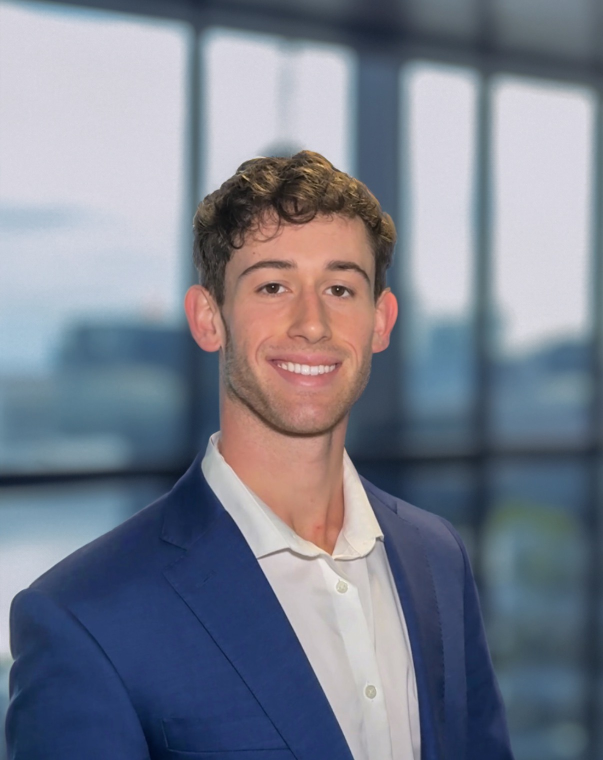
#> input picture src/assets/profile/bruce-gale-portrait.jpg, 1206 x 1520 px (shown at 1/2 size)
$ python make-social-card.py
#> lines starting #> are read from the running program, lines starting #| are printed output that depends on the picture; after the words box and inside, x2 and y2 are one past the last pixel; in counts of white or black regions, pixels touching at a corner belong together
"""
Generates public/social-card.jpg, the default link-preview image (1200x630).

Re-run after changing the portrait or the profile line:
    python3 scripts/make-social-card.py

Requires Pillow and the Inter font family (system install or set INTER_DIR).
Text here must match verified facts in src/site.config.ts.
"""
import os
from PIL import Image, ImageDraw, ImageFont

ROOT = os.path.dirname(os.path.dirname(os.path.abspath(__file__)))
PORTRAIT = os.path.join(ROOT, "src/assets/profile/bruce-gale-portrait.jpg")
OUT = os.path.join(ROOT, "public/social-card.jpg")
FONTS = os.environ.get("INTER_DIR", "/usr/share/fonts/opentype/inter")

NAME = "Bruce Gale"
LINE_1 = "Business Analytics"
LINE_2 = "Auburn University Honors College"
LINE_3 = "Minor in Marketing"
DOMAIN = "brucehgale.com"

BG = (247, 245, 240)
TEXT = (27, 30, 35)
MUTED = (86, 92, 102)
ACCENT = (36, 66, 122)
BORDER = (228, 223, 213)

W, H = 1200, 630
S = 2  # draw at 2x, then downsample for smooth edges


def font(name, size):
    return ImageFont.truetype(os.path.join(FONTS, name), size * S)


card = Image.new("RGB", (W * S, H * S), BG)
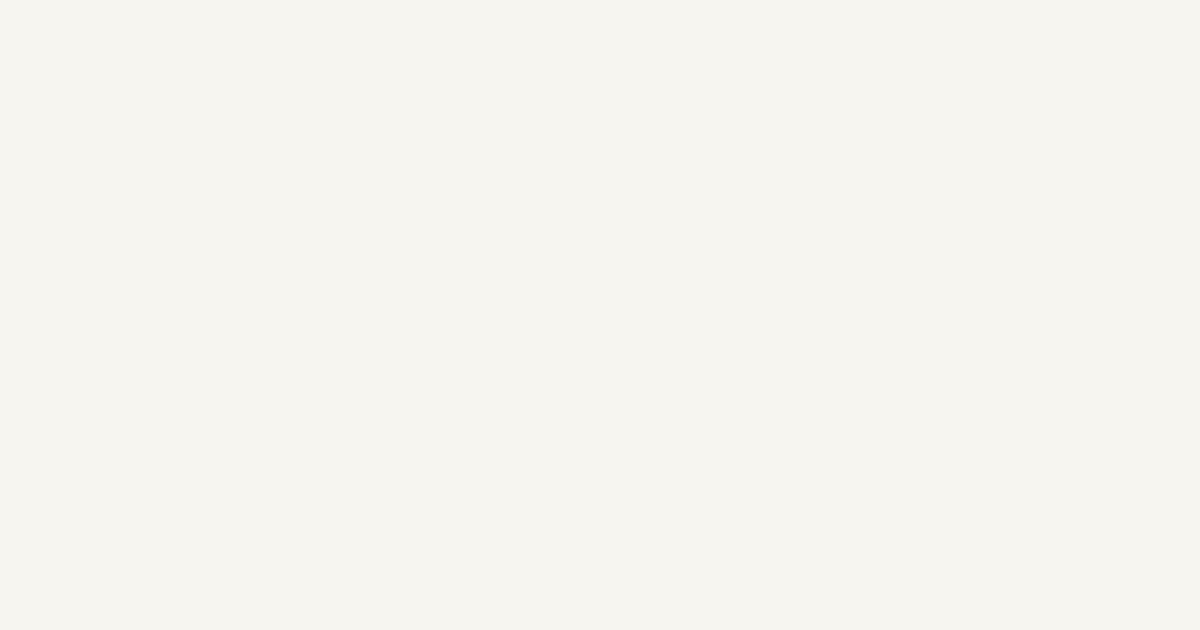
#> card: PIL image 2400x1260 RGB (shown at 1/2 size); mean R, G, B 247, 245, 240
draw = ImageDraw.Draw(card)

# Portrait on the right, 4:5, rounded corners.
pw, ph = 400, 500
px, py = W - pw - 72, (H - ph) // 2
portrait = Image.open(PORTRAIT).convert("RGB")
#> portrait is the input picture: PIL image 1206x1520 RGB; mean R, G, B 121.6, 127.4, 141.6
src_w, src_h = portrait.size
#> src_w = 1206; src_h = 1520
crop_h = int(src_w * ph / pw)
#> crop_h = 1507
top = max(0, min(src_h - crop_h, int(src_h * 0.12)))
#> top = 13
portrait = portrait.crop((0, top, src_w, top + crop_h)).resize((pw * S, ph * S), Image.LANCZOS)
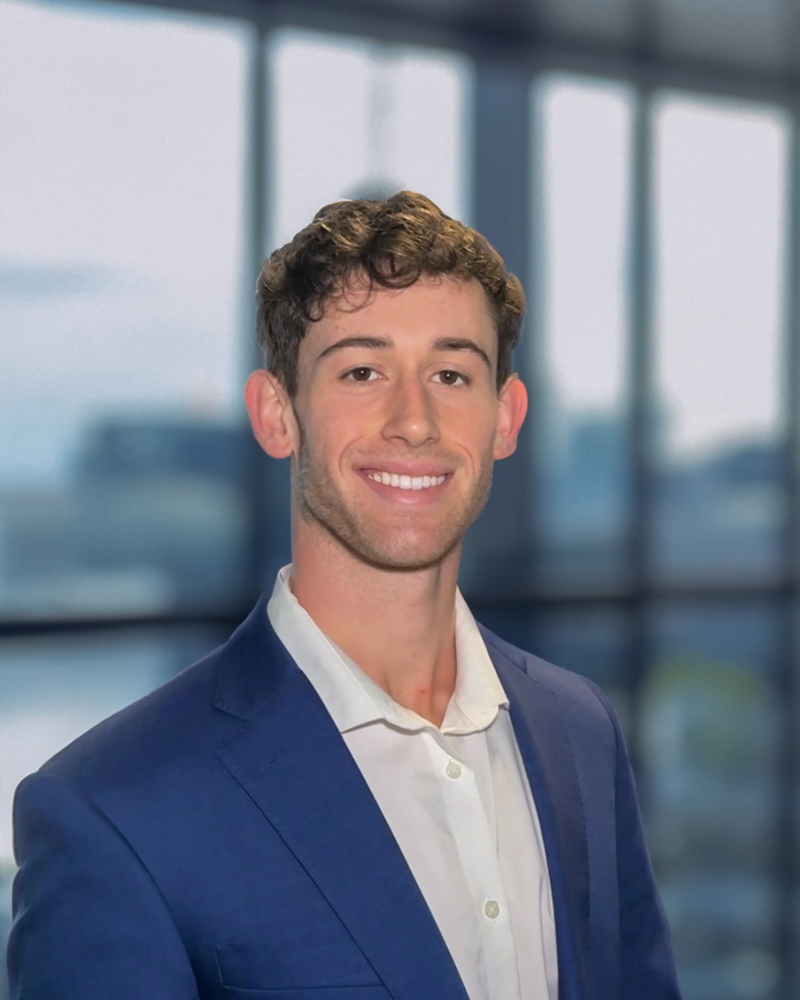
#> portrait: PIL image 800x1000 RGB; mean R, G, B 121.9, 127.7, 142
mask = Image.new("L", (pw * S, ph * S), 0)
#> mask: PIL image 800x1000 L; every value is 0
ImageDraw.Draw(mask).rounded_rectangle((0, 0, pw * S - 1, ph * S - 1), radius=28 * S, fill=255)
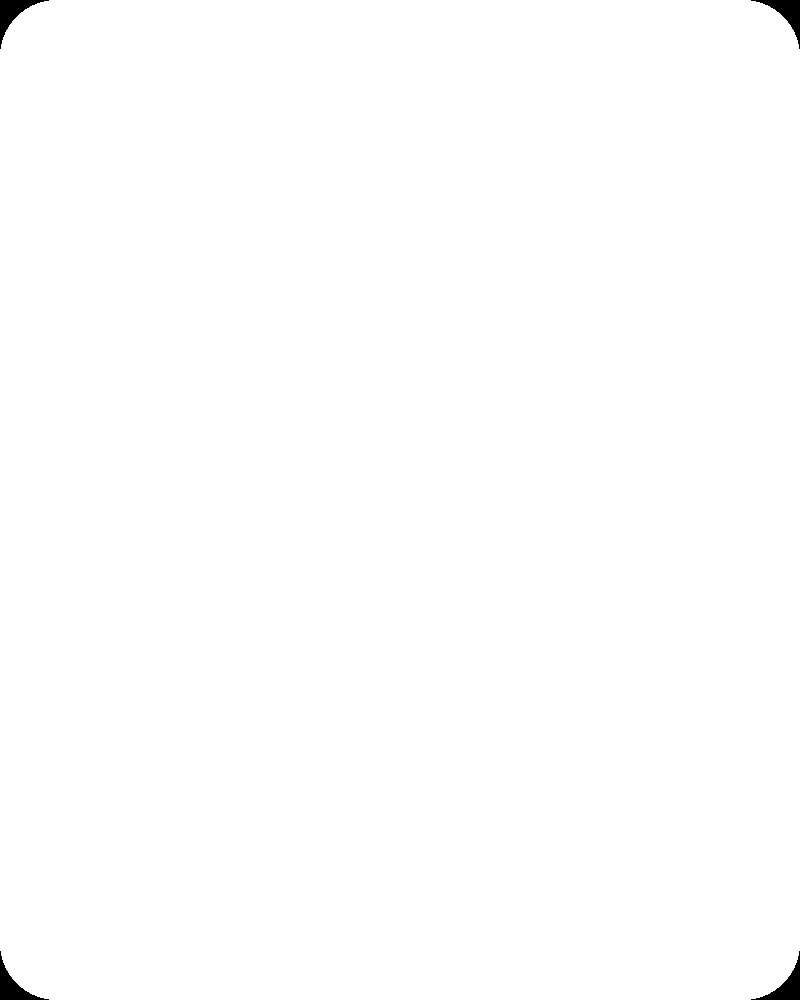
#> mask: PIL image 800x1000 L; 99.7% white; 4 black regions, box (x1, y1, x2, y2) and area: (0, 0, 49, 49) 691, (751, 0, 800, 49) 691, (0, 951, 49, 1000) 691, (751, 951, 800, 1000) 691
card.paste(portrait, (px * S, py * S), mask)
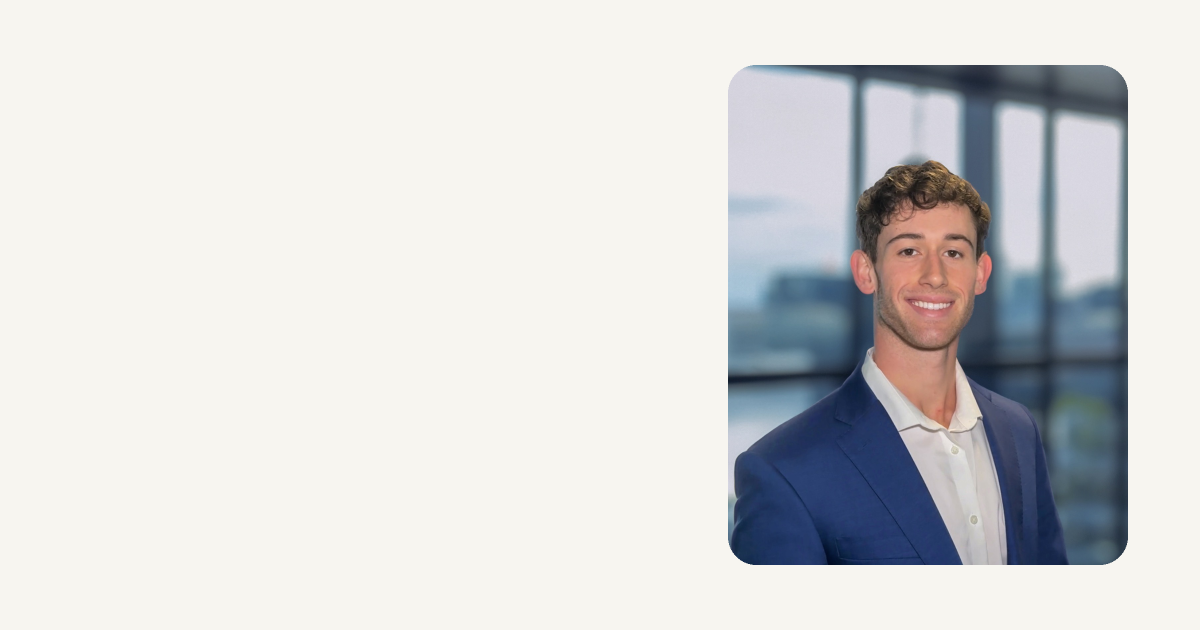
#> card: PIL image 2400x1260 RGB (shown at 1/2 size); mean R, G, B 214.1, 214.1, 214.2

# Monogram.
x = 80
draw.rounded_rectangle((x * S, 96 * S, (x + 56) * S, 152 * S), radius=10 * S, fill=ACCENT)
mono = font("Inter-Bold.otf", 22)
draw.text(((x + 28) * S, 124 * S), "BG", font=mono, fill=(255, 255, 255), anchor="mm")

# Text block.
draw.text((x * S, 250 * S), NAME, font=font("InterDisplay-SemiBold.otf", 88), fill=TEXT, anchor="ls")
draw.text((x * S, 318 * S), LINE_1, font=font("Inter-Medium.otf", 34), fill=TEXT, anchor="ls")
draw.text((x * S, 368 * S), LINE_2, font=font("Inter-Regular.otf", 26), fill=MUTED, anchor="ls")
draw.text((x * S, 406 * S), LINE_3, font=font("Inter-Regular.otf", 26), fill=MUTED, anchor="ls")

# Divider and domain.
draw.line((x * S, 470 * S, (x + 520) * S, 470 * S), fill=BORDER, width=2 * S)
draw.text((x * S, 528 * S), DOMAIN, font=font("Inter-SemiBold.otf", 26), fill=ACCENT, anchor="ls")

card = card.resize((W, H), Image.LANCZOS)
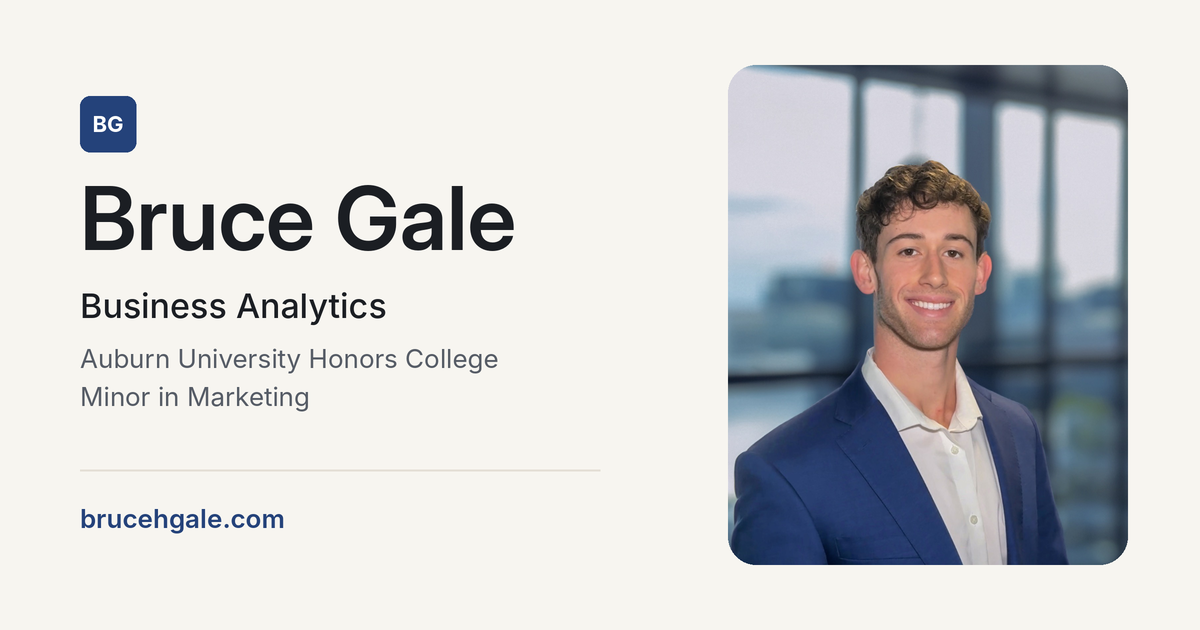
#> card: PIL image 1200x630 RGB; mean R, G, B 208.2, 208.5, 209.2
card.save(OUT, "JPEG", quality=88, optimize=True, progressive=True)
print(f"Wrote {os.path.relpath(OUT, ROOT)} ({os.path.getsize(OUT) // 1024} KB)")
